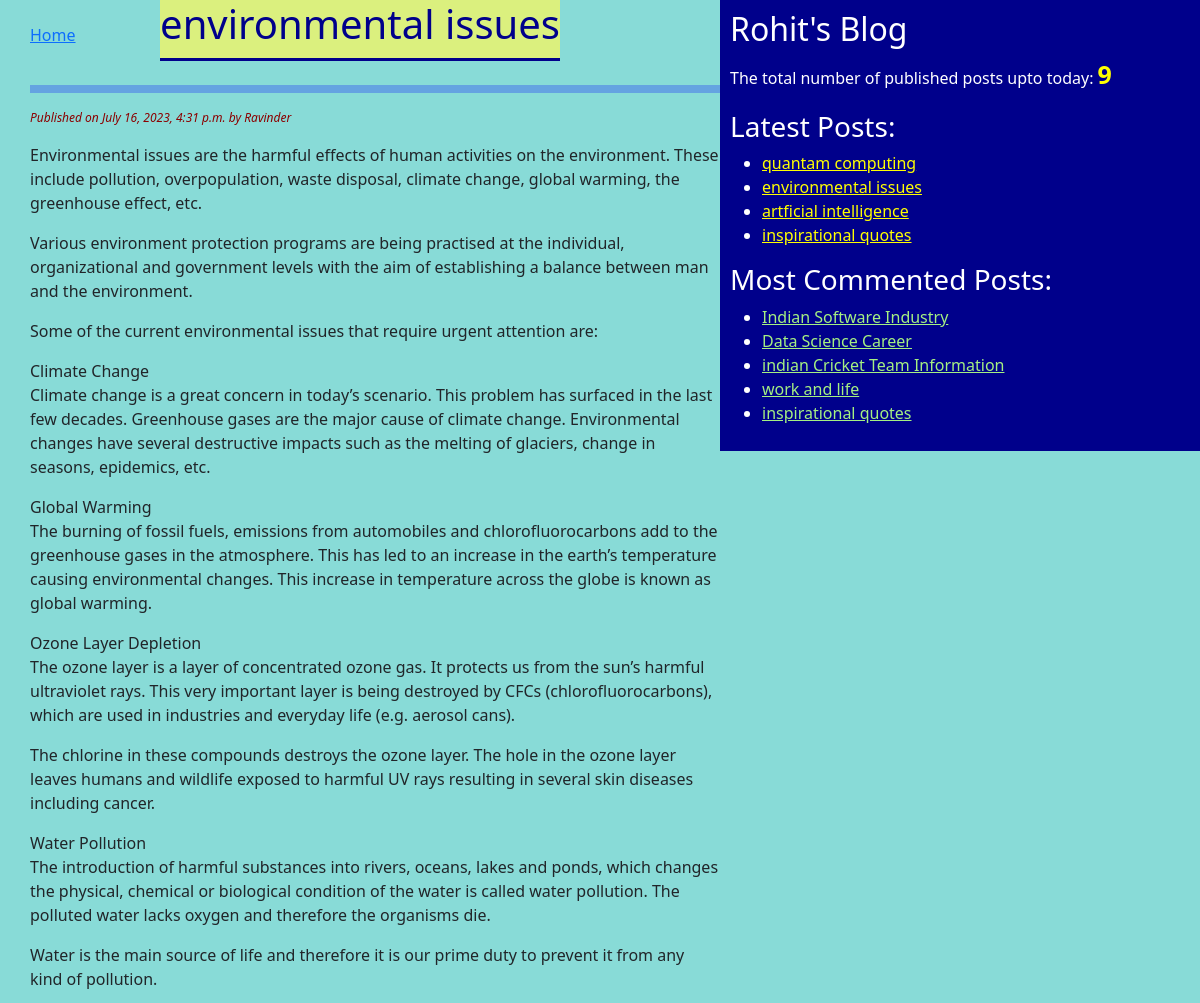
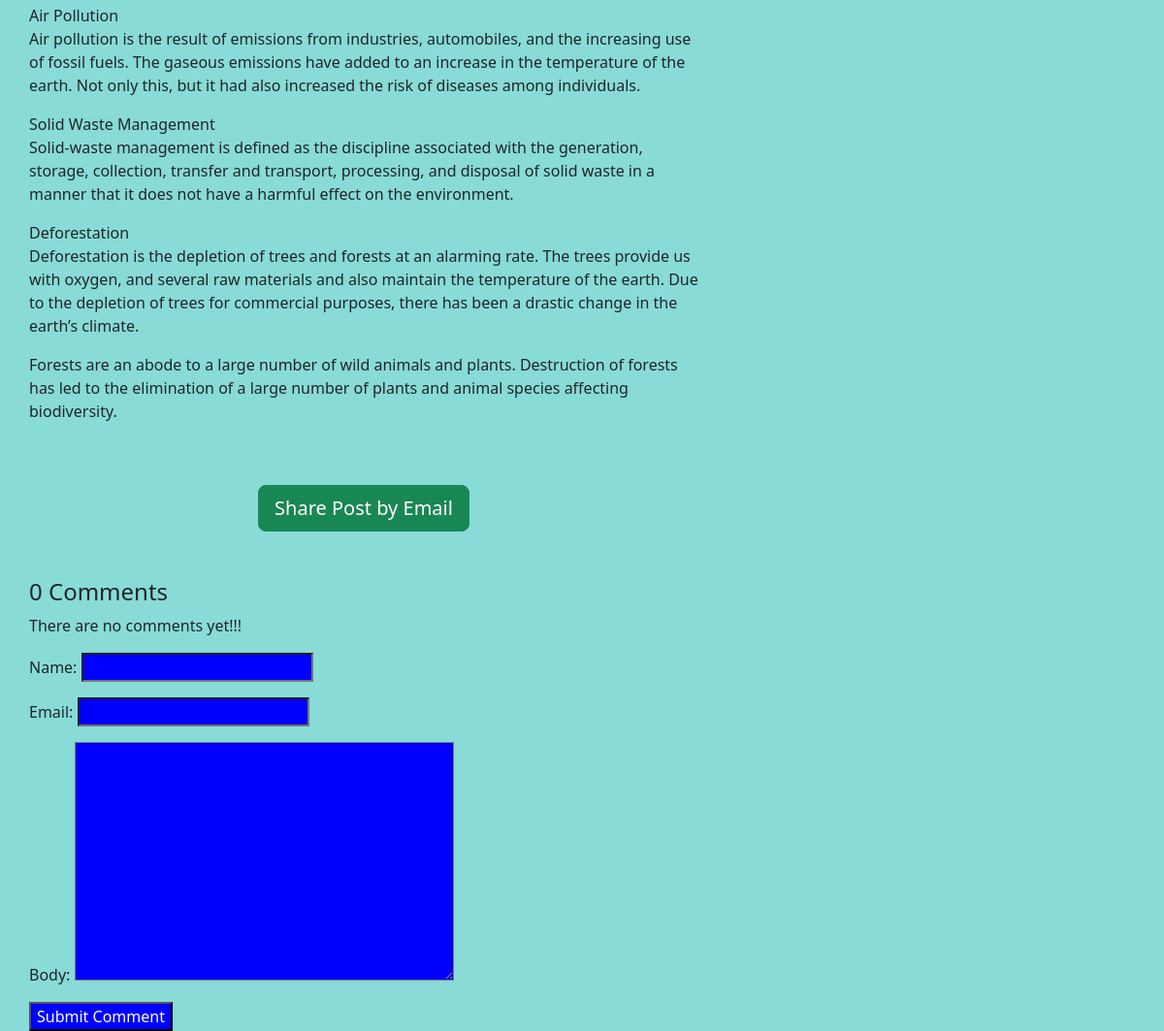
The page /2023/07/16/environmental-issues/ on the database its author committed (2 pictures, top to bottom).
### blog/models.py (models this page shows, shortened)
class Post(models.Model):
    STATUS_CHOICES=(('draft','Draft'),('published','Published'))
    title = models.CharField(max_length=256)
    slug = models.SlugField(max_length=264,unique_for_date='publish')
    author = models.ForeignKey(User, on_delete=models.CASCADE ,related_name='blog_posts')
    body = models.TextField()
    publish = models.DateTimeField(default=timezone.now)
    created = models.DateTimeField(auto_now_add=True)
    updated = models.DateTimeField(auto_now=True)
    status = models.CharField(max_length=10,choices=STATUS_CHOICES,default='draft')
    objects = CustomManager()
    tags = TaggableManager()
    class Meta:
        ordering = ('-publish',)
    def get_absolute_url(self):
        return reverse('post_detail', args=[self.publish.year, self.publish.strftime('%m'), self.publish.strftime('%d'), self.slug])

### blog/views.py (the view)
# urls.py: path('<int:year>/<int:month>/<int:day>/<slug:post>/', views.post_detail_view, name='post_detail'),
def post_detail_view(request,year,month,day,post):
    post = get_object_or_404(Post,slug=post, status = 'published',publish__year = year,publish__month = month,publish__day = day)
    comments = post.comments.filter(active=True)
    csubmit = False
    if request.method=='POST':
        form = CommentForm(request.POST)
        if form.is_valid():
            new_comment = form.save(commit=False)
            new_comment.post = post
            new_comment.save()
            csubmit = True
    else:
        form = CommentForm()
    return render(request,'blogs/post_detail.html',{'post':post,'form':form,'csubmit':csubmit,'comments':comments})

### blog/forms.py
class CommentForm(forms.ModelForm):
    class Meta:
        model = Comment
        fields = ('name','email','body')

### blog/models.py (called while the page is built)
    def get_queryset(self):
        return super().get_queryset().filter(status='published')

### blog/templatetags/blog_tags.py (called while the page is built)
@register.simple_tag(name='my_tag')
def total_posts():
    return Post.objects.count()

@register.inclusion_tag('blogs/latest_posts123.html')
def show_latest_posts(count = 3):
    latest_posts =Post.objects.order_by('-publish')[:count]
    return {'latest_posts':latest_posts}

@register.simple_tag
def get_most_commented_posts(count=5):
    return Post.objects.annotate(total_comments=Count('comments')).order_by('-total_comments')[:count]

### templates/blogs/post_detail.html (shortened to what this page needs)
{%extends 'blogs/base.html' %}
    {%block content%}
        <div class="header">
            <a href="{% url 'post_list_view' %}" id="home">Home</a>
            <h1>{{ post.title }}</h1>
        </div><hr class="horizontal-line">
        <p id="date">Published on {{post.publish}} by {{post.author|title}}</p>
        {{post.body|linebreaks}}<br><br>
        <div class="container" align="center">
            <a href="/{{post.id}}/share" class="btn btn-lg btn-success">Share Post by Email</a><br><br><br>
        </div>
        <h4>{{post.comments.count}} Comment{{post.comments.count|pluralize}}</h4>
        {% if post.comments.all %}
            {% for comment in post.comments.all %}
                <p id="ch">Comment {{forloop.counter}} by {{comment.name}} on {{comment.created}}</p>
                <div class="cb">{{comment.body|linebreaks}}</div> <br>
            {%endfor%}
            {%else%}
                <p>There are no comments yet!!!</p>
        {%endif%}
        {%if csubmit %}
            <h4>Your Comment Added Successfully</h4>
            {%else%}
                <form method="post">
                    {{form.as_p}}
                    <input type="submit" name="" value="Submit Comment">
                </form>
        {%endif%}
    {%endblock%}

### templates/blogs/base.html (shortened to what this page needs)
<!DOCTYPE html>
{%load blog_tags%}
{% load static %}
<html lang="en">
<head>
    <link href="https://cdn.jsdelivr.net/npm/bootstrap@5.3.0/dist/css/bootstrap.min.css" rel="stylesheet">
    <link rel="stylesheet" href="{%static "css/blog.css" %}">
</head>
<body>
    <div class="content">
        {%block content%}{%endblock%}
    </div>
    <div class="sidebar">
        <h2>Rohit's Blog</h2>
        <p>The total number of published posts upto today: <span id="pcount"> {% my_tag %}</span></p>
        <h3>Latest Posts:</h3>{%show_latest_posts 4%}
        <h3>Most Commented Posts:</h3>
        {%get_most_commented_posts as most_commented_posts%}
        <ul>
            {%for post in most_commented_posts%}
            <li><a href="{{post.get_absolute_url}}" id="cmt">{{post.title}}</a></li>
            {%endfor%}
        </ul>
    </div>
</body>
</html>

### templates/blogs/latest_posts123.html
<ul>
    {%for post in latest_posts%}
    <li><a href="{{post.get_absolute_url}}" id="ln">{{post.title}}</a></li>
    {%endfor%}
</ul>

### static/css/blog.css (style rules this page uses)
.content { width:60%; float:left; padding: 0 0 0 30px; background: rgb(136, 219, 215); height: 100%; }
.sidebar { width: 40%; float: right; padding: 10px; background: darkblue; height: 100%; color: white; }
h1 { text-align: center; border-bottom: 3px solid darkblue ; padding-bottom: 10px; color: darkblue; background-color: rgb(219, 240, 126); }
body { background: rgb(136, 219, 215); }
#date { color: darkred; font-size: 12px; font-style: italic; }
input { background: blue; color: rgb(255, 255, 255); }
input,textarea { background: blue; color: white; }
#pcount { color: yellow; font-size: 25px; font-weight: bold; }
#ln { color: yellow; }
#cmt { color: rgb(165, 240, 130); }
.header { display: flex; justify-content: space-between; align-items: center; }
.header h1 { margin-right: 160px; }
.horizontal-line { border-top: 8px solid darkblue; filter: brightness(100000%) }

### rows shown on the page
Post: publish "July 16, 2023, 4:31 p.m.", author "Ravinder", body "Environmental issues are the harmful effects of human activities on the environment. These include pollution, overpopulation, waste disposal, climate change, global warming, the greenhouse effect, etc. Various environment protection programs are being practised at the individual, organizational and government levels with the aim of establishing a balance between man and the environment. Some of the current environmental issues that require urgent attention are: Climate Change Climate change is a great concern in today’s scenario. This problem has surfaced in the last few decades. Greenhouse gases are the major cause of climate change. Environmental changes have several destructive impacts…", comments.count "0", title "environmental issues"
Post: title "quantam computing"
Post: title "artficial intelligence"
Post: title "inspirational quotes"
Post: title "Indian Software Industry"
Post: title "Data Science Career"
Post: title "indian Cricket Team Information"
Post: title "work and life"
